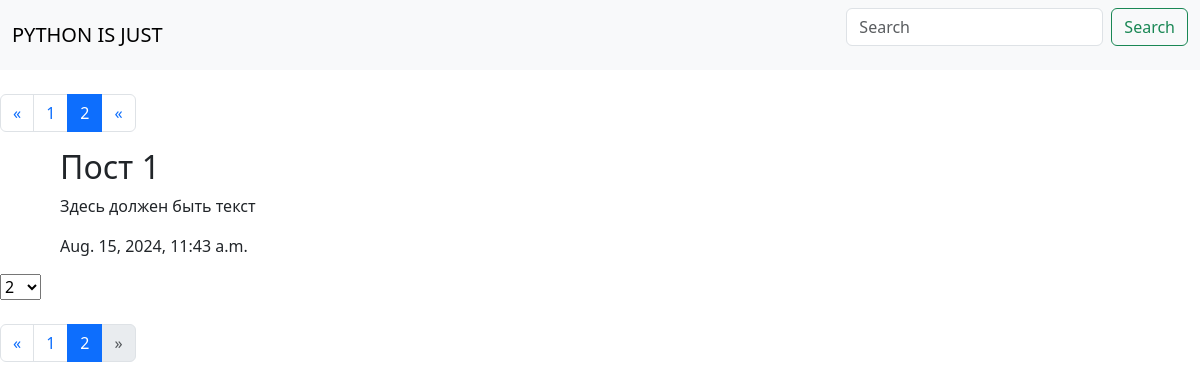
Page /?page=2 on the earlier database version.
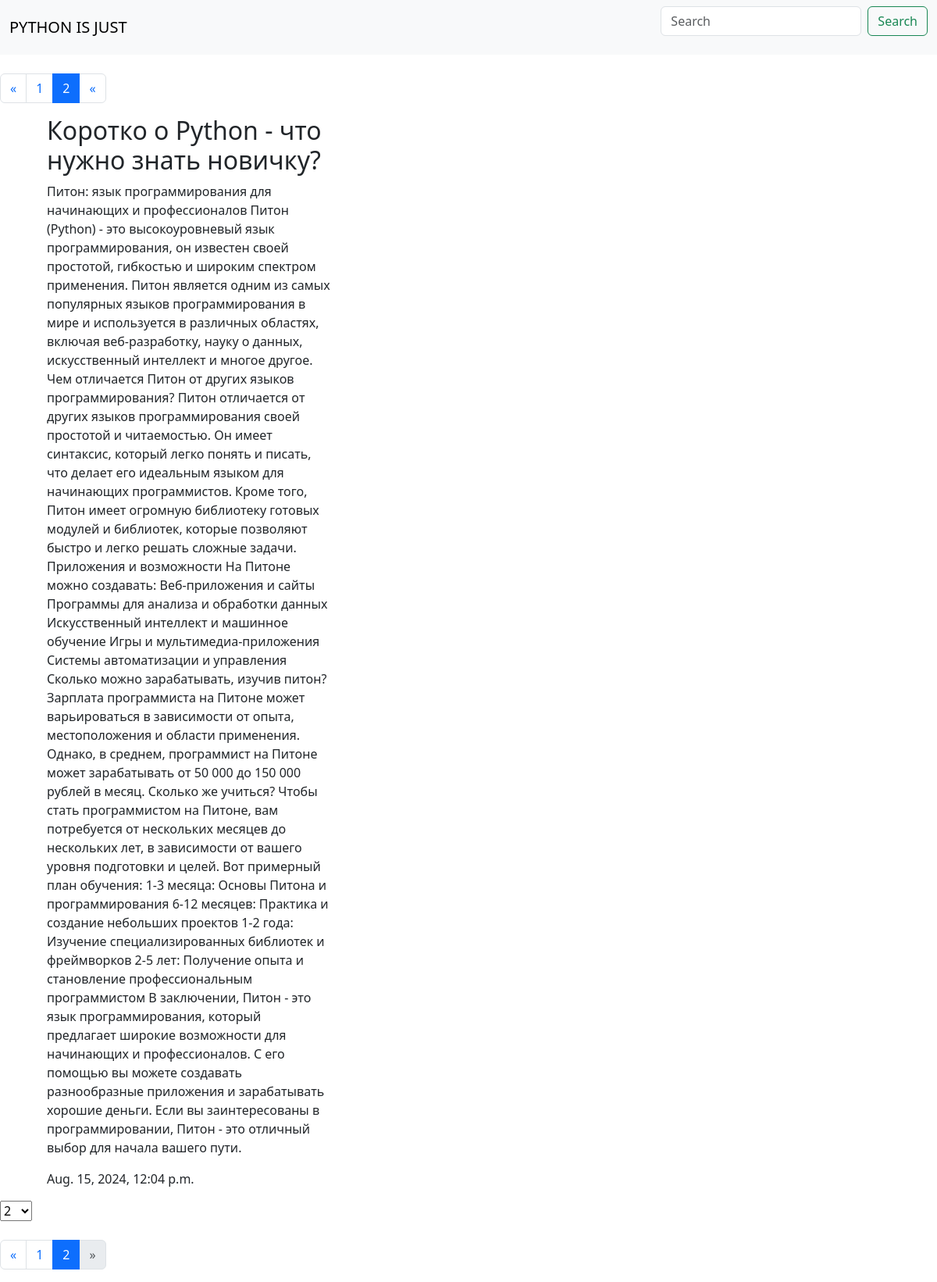
Same page on the later database version.
### blog/models.py (models this page shows)
class Post(models.Model):
    title = models.CharField(max_length=100)
    content = models.TextField()
    created_at = models.DateTimeField(auto_now_add=True)

### blog/views.py (the view)
# urls.py: path('', index),
def index(request):
    per_page = request.GET.get('per_page', 3)
    post = Post.objects.all().order_by('-created_at')
    paginator = Paginator(post, per_page)
    page_number = request.GET.get('page')
    page_obj = paginator.get_page(page_number)
    return render(request, 'index.html', {'page_obj': page_obj})

### templates/index.html (shortened to what this page needs)
{% load static %}
<html lang="en">
<head>
    <link href="https://cdn.jsdelivr.net/npm/bootstrap@5.3.3/dist/css/bootstrap.min.css" rel="stylesheet">
</head>
<body>
    {% load static %}
<nav class="navbar bg-body-tertiary">
  <div class="container-fluid">
    <a class="navbar-brand">PYTHON IS JUST</a>
    <form class="d-flex" role="search">
      <input class="form-control me-2" type="search" placeholder="Search" aria-label="Search">
      <button class="btn btn-outline-success" type="submit">Search</button>
    </form>
  </div>
</nav>
    <br>
    {% if page_obj.has_other_pages %}
    <nav aria-label="Page navigation">
        <ul class="pagination">
            {% if page_obj.has_previous %}
                <li class="page-item">
                    <a class="page-link" href="?page={{ page.obj.previous_page_number }}" aria-label="Previous">
                        <span aria-hidden="true">&laquo;</span>
                    </a>
                </li>
            {% else %}
                <li class="page-item disabled">
                    <a class="page-link" href='#' aria-label="Previous">
                        <span aria-hidden="true">&laquo;</span>
                    </a>
                </li>
            {% endif %}
            {% for i in page_obj.paginator.page_range %}
                {% if page_obj.number == i %}
                    <li class="page-item active" aria-current="page">
                        <a class="page-link" href='#'>{{ i }}</a>
                    </li>
                {% else %}
            <li class="page-item">
                <a class="page-link" href="?page={{ i }}">{{ i }}</a>
            </li>
        {% endif %}
    {% endfor %}
    {% if page_obj.has_other_pages %}
        <li class="page-item">
                    <a class="page-link" href="?page={{ page.obj.next_page_number }}" aria-label="Next">
                        <span aria-hidden="true">&laquo;</span>
                    </a>
                </li>
            {% else %}
                <li class="page-item disabled">
                    <a class="page-link" href='#' aria-label="Next">
                        <span aria-hidden="true">&laquo;</span>
                    </a>
                </li>
            {% endif %}
        </ul>
    </nav>
{% endif %}
<div class="row ms-5">
    {% for post in page_obj %}
        <div class="col-md-4">
            <h2>{{ post.title }}</h2>
            <p>{{ post.content }}</p>
            <p>{{ post.created_at }}</p>
        </div>
    {% endfor %}
</div>
<div class="page-size">
    {% include 'page_size.html' %}
</div>
<br>
<nav aria-label="Page navigation">
    {% include 'pagination.html' %}
</nav>
</body>
</html>
</body>
</html>

### templates/page_size.html (shortened to what this page needs)
<!DOCTYPE html>
<html lang="en">
<head>
</head>
<body>
    <select id="page-size" onchange="changePageSize(this.value)">
  <option value="2" {% if page_obj.paginator.per_page == 2 %}selected{% endif %}>2</option>
</select>
</body>
</html>

### templates/pagination.html (shortened to what this page needs)
<!DOCTYPE html>
<html lang="en">
<head>
</head>
<body>
    <nav aria-label="Page navigation">
  <ul class="pagination">
    {% if page_obj.has_previous %}
      <li class="page-item">
        <a class="page-link" href="?page={{ page_obj.previous_page_number }}" aria-label="Previous">
          <span aria-hidden="true">&laquo;</span>
        </a>
      </li>
    {% else %}
      <li class="page-item disabled">
        <a class="page-link" href='#' aria-label="Previous">
          <span aria-hidden="true">&laquo;</span>
        </a>
      </li>
    {% endif %}
    {% for i in page_obj.paginator.page_range %}
      {% if page_obj.number == i %}
        <li class="page-item active" aria-current="page">
          <a class="page-link" href='#'>{{ i }}</a>
        </li>
      {% else %}
        <li class="page-item">
          <a class="page-link" href="?page={{ i }}">{{ i }}</a>
        </li>
      {% endif %}
    {% endfor %}
    {% if page_obj.has_next %}
      <li class="page-item">
        <a class="page-link" href="?page={{ page_obj.next_page_number }}" aria-label="Next">
          <span aria-hidden="true">&raquo;</span>
        </a>
      </li>
    {% else %}
      <li class="page-item disabled">
        <a class="page-link" href='#' aria-label="Next">
          <span aria-hidden="true">&raquo;</span>
        </a>
      </li>
    {% endif %}
  </ul>
</nav>
</body>
</html>

Differences in the rows shown:
removed Post: title "Пост 1", content "Здесь должен быть текст", created_at "Aug. 15, 2024, 11:43 a.m."
added Post: title "Коротко о Python - что нужно знать новичку?", content "Питон: язык программирования для начинающих и профессионалов Питон (Python) - это высокоуровневый язык программирования, он известен своей простотой, гибкостью и широким спектром применения. Питон является одним из самых популярных языков программирования в мире и используется в различных областях, включая веб-разработку, науку о данных, искусственный интеллект и многое другое. Чем отличается Питон от других языков программирования? Питон отличается от других языков программирования своей простотой и читаемостью. Он имеет синтаксис, который легко понять и писать, что делает его идеальным языком для начинающих программистов. Кроме того, Питон имеет огромную библиотеку готовых модулей и…", created_at "Aug. 15, 2024, 12:04 p.m."
